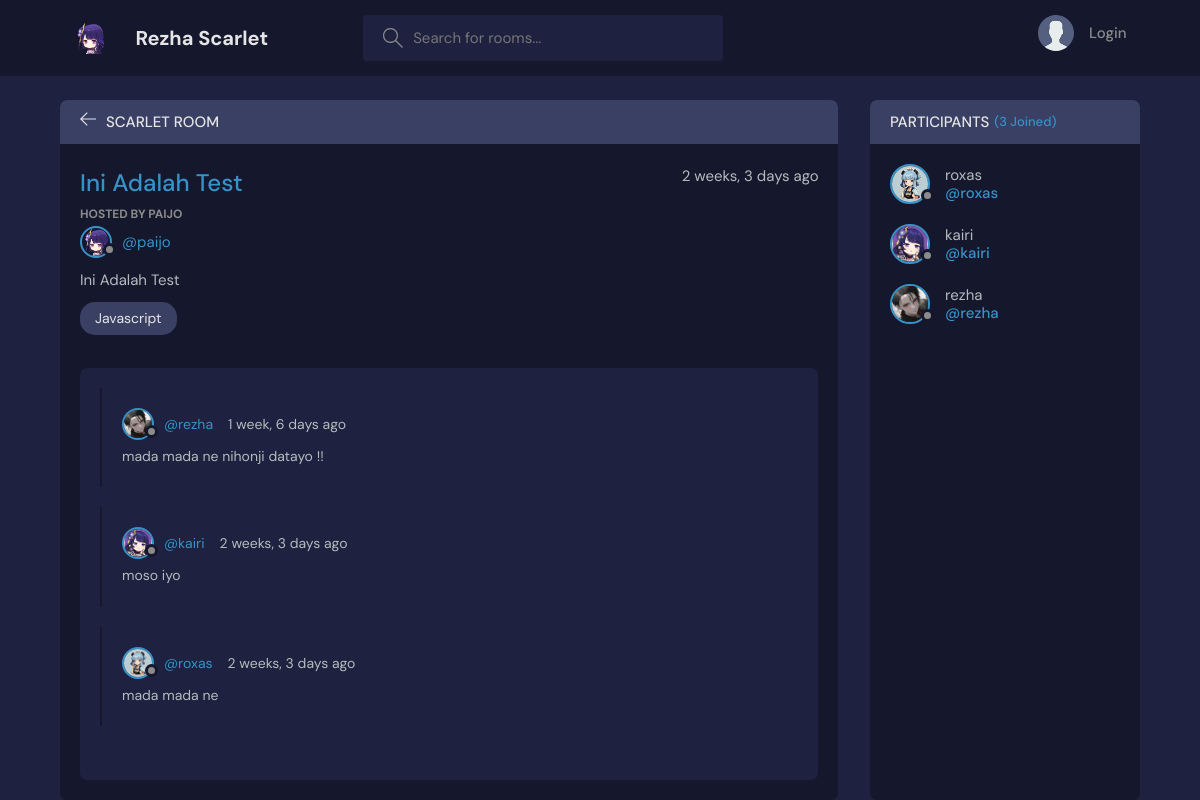
Page /room/2/ on the committed database.
### base/models.py (models this page shows, shortened)
class Room(models.Model):
    host = models.ForeignKey(User, on_delete=models.SET_NULL, null=True)
    topic = models.ForeignKey(Topic, on_delete=models.SET_NULL, null=True)
    name = models.CharField(max_length=200)
    description = models.TextField(null=True, blank=True)
    participants = models.ManyToManyField(User, related_name='participants', blank=True)
    updated = models.DateTimeField(auto_now=True)
    created = models.DateTimeField(auto_now_add=True)
    class Meta:
        ordering = ['-updated', '-created']

class User(AbstractUser):
    name = models.CharField(max_length=200, null=True)
    email = models.EmailField(unique=True, null=True)
    bio = models.TextField(null=True)
    avatar = models.ImageField(null=True, default="avatars/default_avatar.svg", upload_to=user_directory_path)
    upload = models.FileField(null=True, upload_to=user_directory_path)
    objects = CustomUserManager()  # Specify custom manager
    USERNAME_FIELD = 'email'
    REQUIRED_FIELDS = []

class Topic(models.Model):
    name = models.CharField(max_length=200)
    def __str__(self):
        return self.name

class Message(models.Model):
    user = models.ForeignKey(User, on_delete=models.CASCADE)
    room = models.ForeignKey(Room, on_delete=models.CASCADE)
    body = models.TextField()
    updated = models.DateTimeField(auto_now=True)
    created = models.DateTimeField(auto_now_add=True)
    class Meta:
        ordering = ['-updated', '-created']

### base/views.py (the view, shortened to what this page needs)
# urls.py: path("room/<str:pk>/", views.room, name="room"),
def room(request, pk):
    room = Room.objects.get(id=pk)
    room_messages = room.message_set.all()
    participants = room.participants.all()
    context = {'room': room, 'room_messages': room_messages, 'participants': participants}
    return render(request, 'base/room.html', context)

### base/templates/base/room.html (shortened to what this page needs)
{% extends 'main.html' %}
{% block content %}
<main class="profile-page layout layout--2">
  <div class="container">
    <div class="room">
      <div class="room__top">
        <div class="room__topLeft">
          <a href="{% url 'home' %}">
            <svg version="1.1" xmlns="http://www.w3.org/2000/svg" width="32" height="32" viewBox="0 0 32 32">
              <title>arrow-left</title>
              <path
                d="M13.723 2.286l-13.723 13.714 13.719 13.714 1.616-1.611-10.96-10.96h27.625v-2.286h-27.625l10.965-10.965-1.616-1.607z">
              </path>
            </svg>
          </a>
          <h3>Scarlet Room</h3>
        </div>
      </div>
      <div class="room__box scroll">
        <div class="room__header scroll">
          <div class="room__info">
            <h3>{{room.name}}</h3>
            <span>{{room.created|timesince}} ago</span>
          </div>
          <div class="room__hosted">
            <p>Hosted By {{room.host.username}}</p>
            <a href="{% url 'user-profile' room.host.username %}" class="room__author">
              <div class="avatar avatar--small">
                <img src="{{room.host.avatar.url}}" />
              </div>
              <span>@{{room.host.username}}</span>
            </a>
          </div>
          <div class="room__details">
            {{room.description}}
          </div>
          <span class="room__topics">{{room.topic}}</span>
        </div>
        <div class="room__conversation">
          <div class="threads scroll">
            {% for message in room_messages %}
            <div class="thread">
              <div class="thread__top">
                <div class="thread__author">
                  <a href="{% url 'user-profile' message.user.username %}" class="thread__authorInfo">
                    <div class="avatar avatar--small">
                      <img src="{{message.user.avatar.url}}" />
                    </div>
                    <span>@{{message.user.username}}</span>
                  </a>
                  <span class="thread__date">{{message.created|timesince}} ago</span>
                </div>
              </div>
              <div class="thread__details">
                {{ message.body }}
              </div>
            </div>
            {% endfor %}
          </div>
        </div>
      </div>
    </div>
    <div class="participants">
      <h3 class="participants__top">Participants <span>({{room.participants.all.count}} Joined)</span></h3>
      <div class="participants__list scroll">
        {% for user in participants%}
        <a href="{% url 'user-profile' user.username %}" class="participant">
          <div class="avatar avatar--medium">
            <img src="{{user.avatar.url}}" />
          </div>
          <p>
            {{user.username}}
            <span>@{{user.username}}</span>
          </p>
        </a>
        {% endfor %}
      </div>
    </div>
</main>
{% endblock content %}

### rows in the picture
Room: name "Ini Adalah Test", created "2 weeks, 3 days", host.username "PAIJO", host.avatar (picture), host.username "paijo", description "Ini Adalah Test", topic "Javascript", participants.all.count "3"
Message: user.avatar (picture), user.username "rezha", created "1 week, 6 days", body "mada mada ne nihonji datayo !!"
Message: user.avatar (picture), user.username "kairi", created "2 weeks, 3 days", body "moso iyo"
Message: user.avatar (picture), user.username "roxas", created "2 weeks, 3 days", body "mada mada ne"
User: avatar (picture), username "roxas"
User: avatar (picture), username "kairi"
User: avatar (picture), username "rezha"
